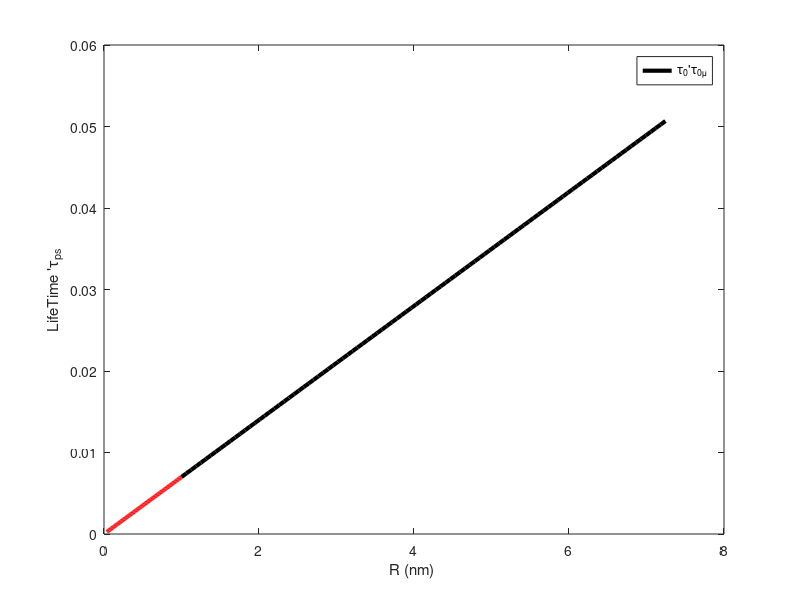

This chart was generated by the following MATLAB code: (Note: this script raises an error after producing the figure.)
clear
clc


mp = 1.672623e-21;
m0 = 9.1093837e-31;
mpu = 1836 * m0;
e0 = 1.60217663e-19;
hbar = 1.054571817e-34;
h = 6.626e-34;
m0u = m0 * 206.7682830;
c = 299792458;
nano = 1e9;
pico = 1e12;
pi= 3.142;
eps0 = 8.85418782e-12;
%%%%%%%%%%%%%%%%%%%%%%%%%%%%%%%%%%%%%%%%%%%%%%%%%%%%
%%%%   band parameters
%%%%%%%%%%%%%%%%%%%%%%%%%%%%%%%%%%%%%%%%%%%%%%%%%%%
meInN = 0.12*m0;
epsInN = 15.3;
mhInN = 1.63*m0;
%%%%%%% electron and hole mass when using muon %%%%%%
%%%% electron %%%%
meInNu = meInN*206;
%%%% hole %%%%%
mhInNu = meInN*1836;
%%%%%%%%%% reduced mass in free space%%%%%%%%
mr0 = (m0*mp)/(m0+mp);
mr0u = 186*m0;
%%%%%%%%%%% bohr radii in free space%%%%%%%%
a0 = (4*pi*eps0*hbar^2)/(mr0*e0^2);
a0u = (4*pi*eps0*hbar^2)/(mr0u*e0^2);
%%%%%%%%%%% Energy in free space%%%%%%%%%%%%
E0 = (mr0*e0^4)/(8*eps0^2*h^2);
E0u = (mr0u*e0^4)/(8*eps0^2*h^2);
%%%%%%%%%% calculating reduced mass electronic hydrohen %%%%%%
mrInN = (meInN * mhInN)/(meInN + mhInN);
%%%%%% mr for electrons %%%%%%%%%%
mrInNe = mrInN ;
%%%%%%%%%% calculating reduced mass muonic hydrogen %%%%%%
mruInN = (meInNu * mhInNu)/(meInNu + mhInNu);
%%%%%%%%%% mr for muon%%%%%%
mrInNu = mruInN ;
%%%%%%% calculating electron bohr radius a0e  %%%%%%%
a0eInN = (4*pi*eps0*epsInN*hbar^2)/(mrInNe*e0^2);
%%%%%%%% calculating muon bohr radius a0u %%%%%%%%%
a0uInN = (4*pi*eps0*epsInN*hbar^2)/(mrInNu*e0^2);
%%%%%%%%%%%%% calculating ground state rydberg energy E0 %%%%%%%%%%%%
%%%%%%%%%% for electron E0e %%%%%%%%%%%%%%
E0eInN = (hbar^2)/(2*mrInNe*a0eInN^2); 
%%%%%%%%%% for muon E0u %%%%%%%%%%%%%%%%%
E0uInN = (hbar^2)/(2*mrInNu*a0uInN^2);
%%%%%%%%%%%% R for electron %%%%%%%%
ReInN = linspace(1e-9,a0eInN,100);
%%%%%%%%%%% R for muon %%%%%%%%
RuInN = linspace(1e-9,a0uInN,100);
%%%%%%%%%% E0eRe for electron %%%%%%
E0eReInN = E0eInN .* (a0eInN./ReInN).^2;
%%%%%%%%%% E0uRu for muon %%%%%%
E0uRuInN = E0uInN .* (a0uInN./RuInN).^2;

%%%%% plot for energy %%%%%%%%%%%
%plot(ReInN*1e9,E0eReInN/e0,'black', 'LineWidth',3);hold on
%plot(RuInN*1e9,E0uRuInN/e0,'r','LineWidth',3)
%ylabel('Confinement Energy (eV)')
%xlabel('R (nm) ')
%legend('E_0''E_0_\mu')

%%%%%%% lifetime tauu %%%%%%%%%%
%%%% in vacuum %%%%%
Rcm = linspace(1e-9,a0,100);
tau = (Rcm * mr0)./sqrt(2*mr0*E0);

%%%muon%%%
Rcmu = linspace(1e-9,a0u,100);
tauu = (Rcmu * mr0u)./sqrt(2*mr0u*E0u);

%%%%% plot for tau in free space%%%
%plot (Rcm,tau*1e12, 'b');hold on
%plot (Rcmu,tauu*1e12,'r')

%%%%%%% tau in material%%%%%
tauInNe = (ReInN * mrInNe)./sqrt(2*mrInNe*E0eInN);
tauInNu = (RuInN * mrInNu)./sqrt(2*mrInNu*E0uInN);

%%%%plot for tau in material%%%
plot (ReInN*1e9,tauInNe*1e12, 'black', 'LineWidth',3);hold on
plot (RuInN*1e9,tauInNu*1e12, 'r', 'LineWidth',3)
ylabel('LifeTime ''\tau_p_s')
xlabel('R (nm) ')
legend('\tau_0''\tau_0_\mu')

%ylabel('\tau''_p_s')
%xlabel('R')
%xlim([0 4e-9])


%%%%%%%% plot for bohr radius %%%%%%%
%plot(ReInN,a0eInN,'b');hold on
%plot(RuInN,a0uInN,'r')

goodplot
%xlim([0 5e-10])
